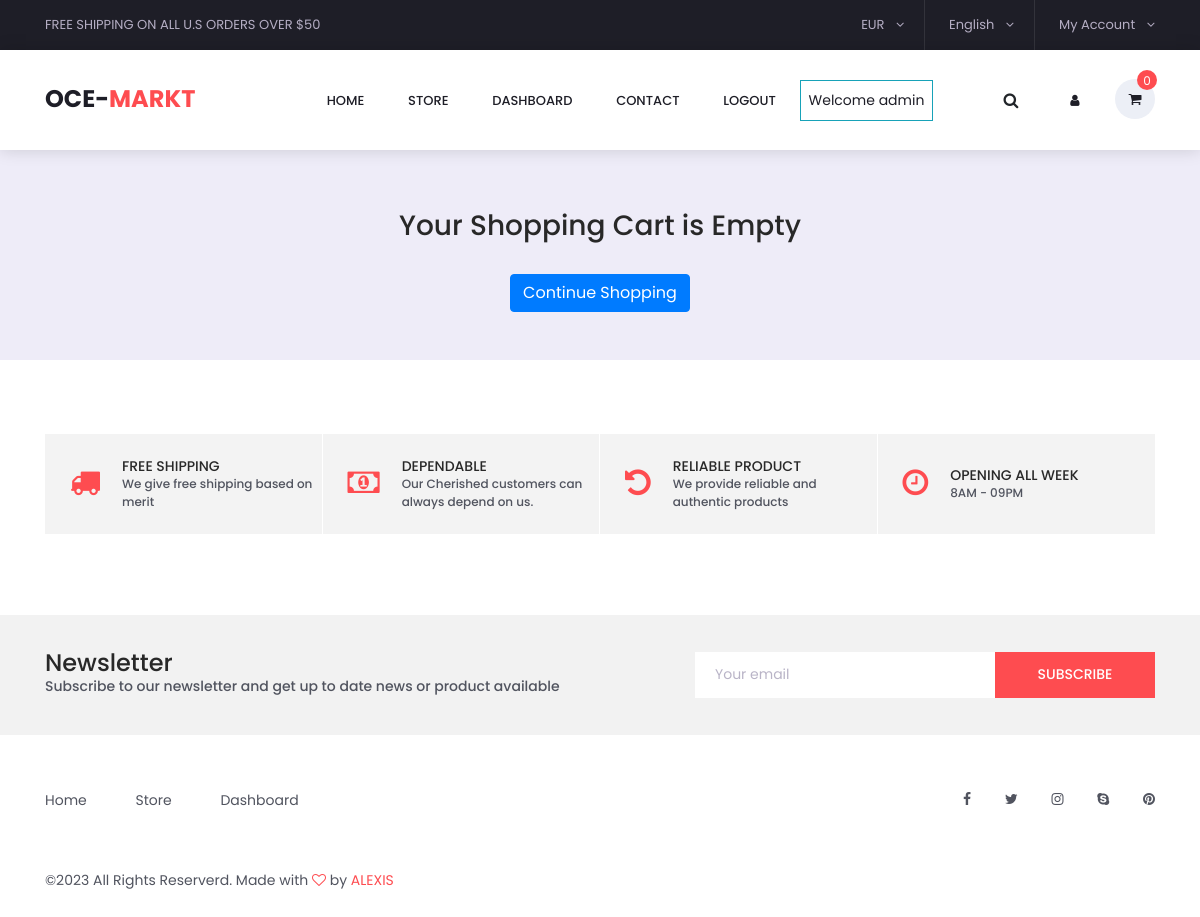
Before: /cart/ (signed in) with the older database file.
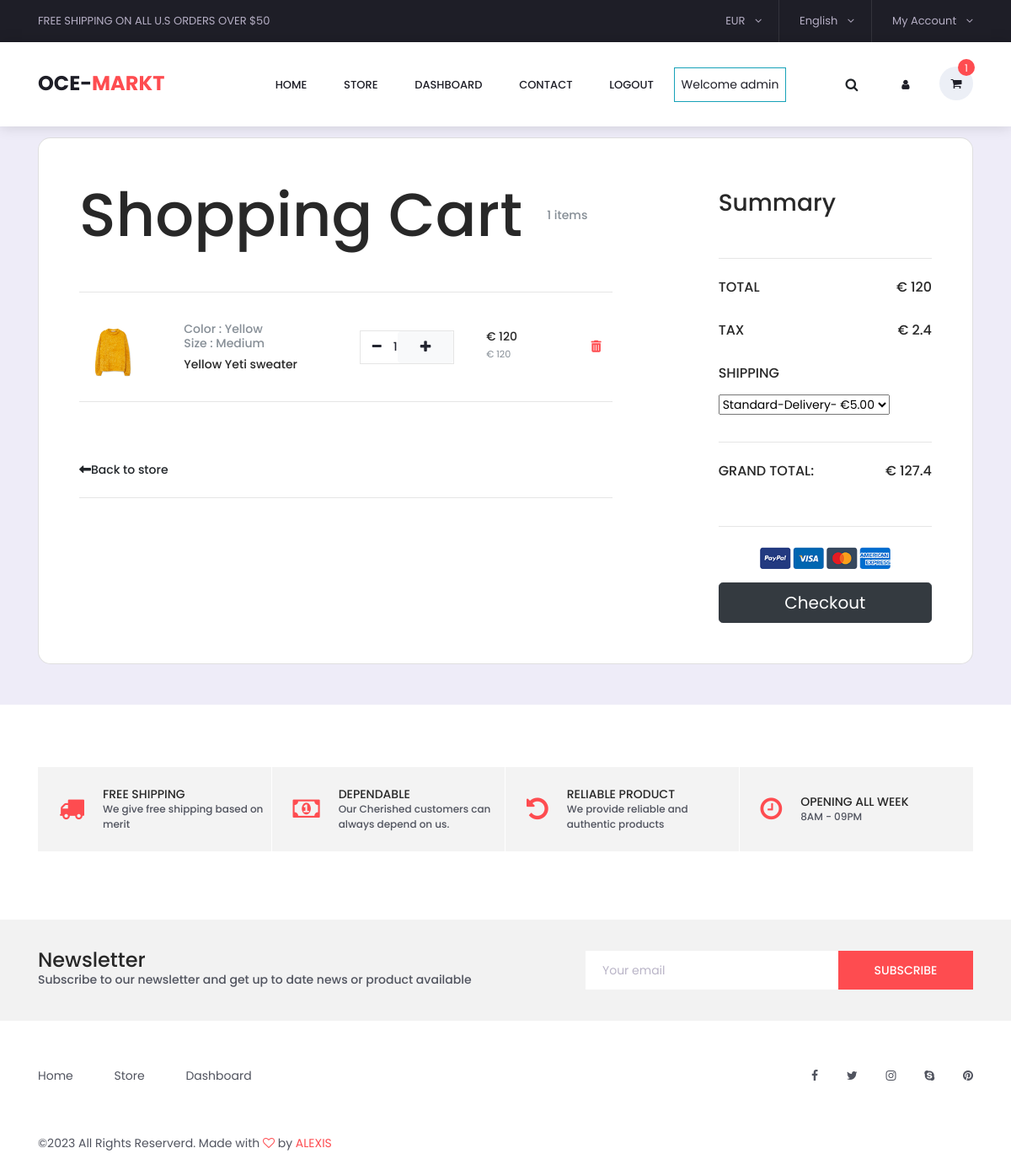
After: the same page with the newer database file.
### accounts/models.py (models this page shows, shortened)
class Account(AbstractBaseUser):
    first_name = models.CharField(max_length=50)
    last_name = models.CharField(max_length=50)
    username = models.CharField(max_length=50, unique=True)
    email = models.EmailField(max_length=150, unique=True)
    phone_number = models.CharField(max_length=50)
    date_joined = models.DateTimeField(auto_now_add=True)
    last_login = models.DateTimeField(auto_now_add=True)
    is_admin = models.BooleanField(default=False)
    is_staff = models.BooleanField(default=False)
    is_active = models.BooleanField(default=False)
    is_superadmin = models.BooleanField(default=False)
    USERNAME_FIELD = 'email'
    REQUIRED_FIELDS = ['username', 'first_name', 'last_name']
    objects = MyAccountManager()

### carts/models.py (models this page shows, shortened)
class CartItem(models.Model):
    user = models.ForeignKey(Account, on_delete=models.CASCADE, null=True)
    product = models.ForeignKey(Product, on_delete=models.CASCADE)
    variations = models.ManyToManyField(Variation, blank=True)
    cart = models.ForeignKey(Cart, on_delete=models.CASCADE, null=True)
    quantity = models.IntegerField()
    is_active = models.BooleanField(default=True)
    def sub_total(self):
        return self.product.price * self.quantity

### store/models.py (models this page shows, shortened)
class Product(models.Model):
    product_name = models.CharField(max_length=255, unique=True)
    slug = models.SlugField(max_length=255, unique=True)
    description = models.TextField(max_length=600, blank=True)
    price = models.IntegerField()
    old_price = models.IntegerField(blank=True, default=0)
    image = models.ImageField(upload_to='photos/products')
    stock = models.IntegerField()
    tagged = models.CharField(max_length=50, blank=True)
    is_available = models.BooleanField(default=True)
    category = models.ForeignKey(Category, on_delete=models.CASCADE)
    created_date = models.DateTimeField(auto_now_add=True, )
    modified_date = models.DateTimeField(auto_now=True)
    def get_url(self):
        return reverse('product_detail', args=[self.category.slug, self.slug])

class Variation(models.Model):
    product = models.ForeignKey(Product, on_delete=models.CASCADE)
    variation_category = models.CharField(
        max_length=100, choices=variation_category_choice)
    variation_value = models.CharField(max_length=100)
    is_active = models.BooleanField(default=True)
    created_date = models.DateTimeField(auto_now=True)
    updated_date = models.DateTimeField(auto_now=True)
    objects = VariationManager()

### carts/views.py (the view)
# urls.py: path('cart/', include('carts.urls')),
def cart(request, total=0, quantity=0, cart_items=None):
    try:
        tax = 0
        grand_total = 0
        if request.user.is_authenticated:
            cart_items = CartItem.objects.filter(
                user=request.user, is_active=True)
        else:
            cart = Cart.objects.get(cart_id=_cart_id(request))
            cart_items = CartItem.objects.filter(cart=cart, is_active=True)
        for cart_item in cart_items:
            total += (cart_item.product.price * cart_item.quantity)
            quantity += cart_item.quantity
        tax = (2 * total)/100
        grand_total = total + tax + STANDARD_DELIVERY
    except ObjectDoesNotExist:
        pass
    context = {
        'total': total,
        'quantity': quantity,
        'cart_items': cart_items,
        'tax': tax,
        'grand_total': grand_total,
        'standard_delivery': STANDARD_DELIVERY
    }
    return render(request, 'store/cart.html', context)

### templates/store/cart.html (shortened to what this page needs)
{% extends 'base.html' %}
{% load static %}
{% block content %}
<br>
<br>
<br>
<br>
<br>
<section class="h-100 h-custom" style="background-color: #eeecf8;">
    <div class="container py-5 h-100">
  {% if not cart_items %}
   <br>
   <br>
  <h3 class="text-center">Your Shopping Cart is Empty</h3>
  <br>
  <div class="text-center">
    <a href="{% url 'store' %}" class="btn btn-primary">Continue Shopping</a>
  </div>
  {% else %}
      <div class="row d-flex justify-content-center align-items-center h-100">
        <div class="col-12">
          <div class="card card-registration card-registration-2" style="border-radius: 15px;">
            <div class="card-body p-0">
              <div class="row g-0">
                <div class="col-lg-8">
                  <div class="p-5">
                    <div class="d-flex justify-content-between align-items-center mb-5">
                      <h1 class="fw-bold mb-0 text-black">Shopping Cart</h1>
                      <h6 class="mb-0 text-muted">{{quantity}} items</h6>
                    </div>
                    <hr class="my-4">
                    {% for cart_item in cart_items %}
                    <div class="row mb-4 d-flex justify-content-between align-items-center">
                      <div class="col-md-2 col-lg-2 col-xl-2">
                        <a href="{{ cart_item.product.get_url }}">  <img
                          src="{{ cart_item.product.image.url}}"
                          class="img-fluid rounded-3" alt="Cotton T-shirt">
                        </a>
                      </div>
                      <div class="col-md-3 col-lg-3 col-xl-3">
                        <h6 class="text-muted">
                          {% if cart_item.variations.all %}
                             {% for item in cart_item.variations.all %}
                               {{ item.variation_category | capfirst}} : {{ item.variation_value | capfirst}} <br>
                             {% endfor %}
                          {% endif %}
                        </h6>
                        <a href="{{ cart_item.product.get_url }}"><h6 class="text-black mb-0">{{ cart_item.product.product_name}}</h6></a>
                      </div>
                      <div class="col-md-3 col-lg-3 col-xl-2 d-flex">
                       <div class="quantity_selector">
                          <a href="{% url 'remove_cart' cart_item.product.id  cart_item.id  %}"><span class="minus"><i class="fa fa-minus" aria-hidden="true"></i></span></a>
                          <span id="quantity_value">{{cart_item.quantity}}</span>
                          <form action="{% url 'add_cart' cart_item.product.id %}" method="POST">
                            <button class="btn btn-light" type="submit"><span class="plus"><i class="fa fa-plus" aria-hidden="true"></i></span></button>
                          </form>
                        </div>
                      </div>
                      <div class="col-md-3 col-lg-2 col-xl-2 offset-lg-1">
                        <h6 class="mb-0">€ {{cart_item.sub_total}}</h6>
                        <small class="text-muted">€ {{cart_item.product.price}}</small>
                      </div>
                      <div class="col-md-1 col-lg-1 col-xl-1 text-end">
                        <a href="{% url 'remove_cart_item' cart_item.product.id cart_item.id %}" onclick="return confirm('Are you sure you want to delete this product?')" class="text-muted"><i class="fas fa-trash-alt" style="color: #fe4c50"></i></a>
                      </div>
                    </div>
                    <hr class="my-4">
                    {% endfor %}
                    <div class="pt-5">
                      <h6 class="mb-0"><a href="{% url 'store' %}" class="text-body"><i
                            class="fas fa-long-arrow-alt-left me-2"></i>Back to store</a></h6>
                    </div>
                    <hr class="my-4">
                  </div>
                </div>
                <div class="col-lg-4 bg-grey">
                  <div class="p-5">
                    <h3 class="fw-bold mb-5 mt-2 pt-1">Summary</h3>
                    <hr class="my-4">
                    <div class="d-flex justify-content-between mb-4">
                      <h5 class="text-uppercase">Total </h5>
                      <h5>€ {{total}}</h5>
                    </div>
                    <div class="d-flex justify-content-between mb-4">
                      <h5 class="text-uppercase">Tax </h5>
                      <h5>€ {{tax}}</h5>
                    </div>
                    <h5 class="text-uppercase mb-3">Shipping</h5>
                    <div class="mb-4 pb-2">
                      <select class="select">
                        <option value="1">Standard-Delivery- €{{ standard_delivery}}.00</option>
                      </select>
                    </div>
                    <hr class="my-4">
                    <div class="d-flex justify-content-between mb-5">
                      <h5 class="text-uppercase">Grand Total:</h5>
                      <h5>€ {{grand_total}}</h5>
                    </div>
                    <hr class="my-4">
                    <p class="text-center mb-3">
                      <img src="{% static 'images/payments.png' %}" height="26">
                    </p>
                    <a href="{% url 'checkout' %}" type="button" class="btn btn-dark btn-block btn-lg"
                      data-mdb-ripple-color="dark">Checkout</a>
                  </div>
                </div>
              </div>
            </div>
          </div>
        </div>
      </div>
      {% endif %}
    </div>
  </section>
{% include 'benefit.html' %}
{% endblock %}

### templates/base.html (shortened to what this page needs)
{% load static %}
{% static "images" as baseURL %}
<!DOCTYPE html>
<html lang="en">
  <head>
    {% load static %}
    <link rel="stylesheet" href="https://cdn.jsdelivr.net/npm/bootstrap@4.6.2/dist/css/bootstrap.min.css">
    <link rel="stylesheet" href="https://cdnjs.cloudflare.com/ajax/libs/font-awesome/6.3.0/css/all.min.css">
    <link
      rel="stylesheet"
      href="{% static 'styles/bootstrap4/bootstrap.min.css' %}"
    />
    <link
      href="{%static 'plugins/font-awesome-4.7.0/css/font-awesome.min.css' %}"
      rel="stylesheet"
    />
    <link
      rel="stylesheet"
      href="{% static 'plugins/OwlCarousel2-2.2.1/owl.carousel.css'%}"
    />
    <link
      rel="stylesheet"
      href="{% static 'plugins/OwlCarousel2-2.2.1/owl.theme.default.css'%}"
    />
    <link
      rel="stylesheet"
      href="{% static 'plugins/OwlCarousel2-2.2.1/animate.css'%}"
    />
    <link rel="stylesheet"  href="{% static 'plugins/jquery-ui-1.12.1.custom/jquery-ui.css' %}">
    <link rel="stylesheet" href="{% static 'styles/main_styles.css'%}" />
    <link rel="stylesheet" href="{% static 'styles/responsive.css' %}" />
    <link rel="stylesheet"  href="{% static 'styles/categories_styles.css' %}">
    <link rel="stylesheet"  href="{% static 'styles/categories_styles.css' %}">
    <link rel="stylesheet"  href="{% static 'styles/categories_responsive.css' %}">
    <link rel="stylesheet"  href="{% static 'styles/single_styles.css' %}">
    <link rel="stylesheet"  href="{% static 'styles/single_responsive.css' %}">
    <link rel="stylesheet"  href="{% static 'styles/contact_styles.css' %}">
    <link rel="stylesheet"  href="{% static 'styles/contact_responsive.css' %}">
    <link rel="stylesheet"  href="{% static 'styles/review.css' %}">
  </head>
  <body>
    <div class="super_container">
      <header class="header trans_300">
        <div class="top_nav">
          <div class="container">
            <div class="row">
              <div class="col-md-6">
                <div class="top_nav_left">
                  free shipping on all u.s orders over $50
                </div>
              </div>
              <div class="col-md-6 text-right">
                <div class="top_nav_right">
                  <ul class="top_nav_menu">
                    <li class="currency">
                      <a href="#">
                        eur
                        <i class="fa fa-angle-down"></i>
                      </a>
                    </li>
                    <li class="language">
                      <a href="#">
                        English
                        <i class="fa fa-angle-down"></i>
                      </a>
                    </li>
                    <li class="account">
                      <a href="#">
                        My Account
                        <i class="fa fa-angle-down"></i>
                      </a>
                    </li>
                  </ul>
                </div>
              </div>
            </div>
          </div>
        </div>
        <div class="main_nav_container">
          <div class="container">
            <div class="row">
              <div class="col-lg-12 text-right">
                <div class="logo_container">
                  <a href="{% url 'home' %}">OCE-<span>Markt</span></a>
                </div>
                <nav class="navbar">
                  <ul class="navbar_menu">
                    <li><a href="{% url 'home' %}">home</a></li>
                    <li><a href="{% url 'store' %}">store</a></li>
                    {% if user.id is not None %}
                       <li><a href="{% url 'dashboard' %}">Dashboard</a></li>
                       <li><a href="{% url 'contact' %}">contact</a></li>
                       <li><a href="{% url 'logout' %}">Logout</a></li>
                        <li class="border border-info p-2">Welcome {{ user.first_name}}</li>
                    {% else %}
                      <li><a href="{% url 'login' %}">Login</a></li>
                      <li><a href="{% url 'register' %}">Register</a></li>
                      <li><a href="{% url 'contact' %}">contact</a></li>
                       <li class="border border-info p-2"> Welcome Guest </li>
                    {% endif %}
                  </ul>
                  <ul class="navbar_user">
                    <li class="currency" style="background-color: white; border:none">
                      <button type="submit" class="btn btn-outline">
                        <i class="fa fa-search" aria-hidden="true"></i>
                      </button>
                    </li>
                    <li class="account" style="background-color: white;">
                      <a href="{% url 'dashboard' %}">
                        <i class="fa fa-user mr-5" aria-hidden="true"></i>
                      </a>
                    <li class="checkout">
                      <a href="{% url 'cart' %}">
                        <i class="fa fa-shopping-cart" aria-hidden="true"></i>
                        <span id="checkout_items" class="checkout_items"
                          >{{cart_count}}</span
                        >
                      </a>
                    </li>
                  </ul>
                </nav>
              </div>
            </div>
          </div>
        </div>
      </header>
      <div class="fs_menu_overlay"></div>
      {% block content %}{% endblock %}
      {% include 'footer.html' %}
  </body>
</html>

Changed rows visible on the page:
added CartItem: product.image (picture), product.product_name "Yellow Yeti sweater", quantity "1", sub_total "120", product.price "120"
now on this page (row unchanged): Variation: variation_category "Color", variation_value "Yellow"
now on this page (row unchanged): Variation: variation_category "Size", variation_value "Medium"
Other visible differences:
{{ cart_count }}: "0" → "1"
{{ quantity }}: (not shown) → "1"
{{ total }}: (not shown) → "120"
{{ tax }}: (not shown) → "2.4"
form field value: (not shown) → "Standard-Delivery- €5.00"
{{ grand_total }}: (not shown) → "127.4"
text no longer shown: "Your Shopping Cart is Empty Continue Shopping"
text now shown: "Shopping Cart items Back to store Summary TOTAL € TAX € SHIPPING GRAND TOTAL: € Checkout"
